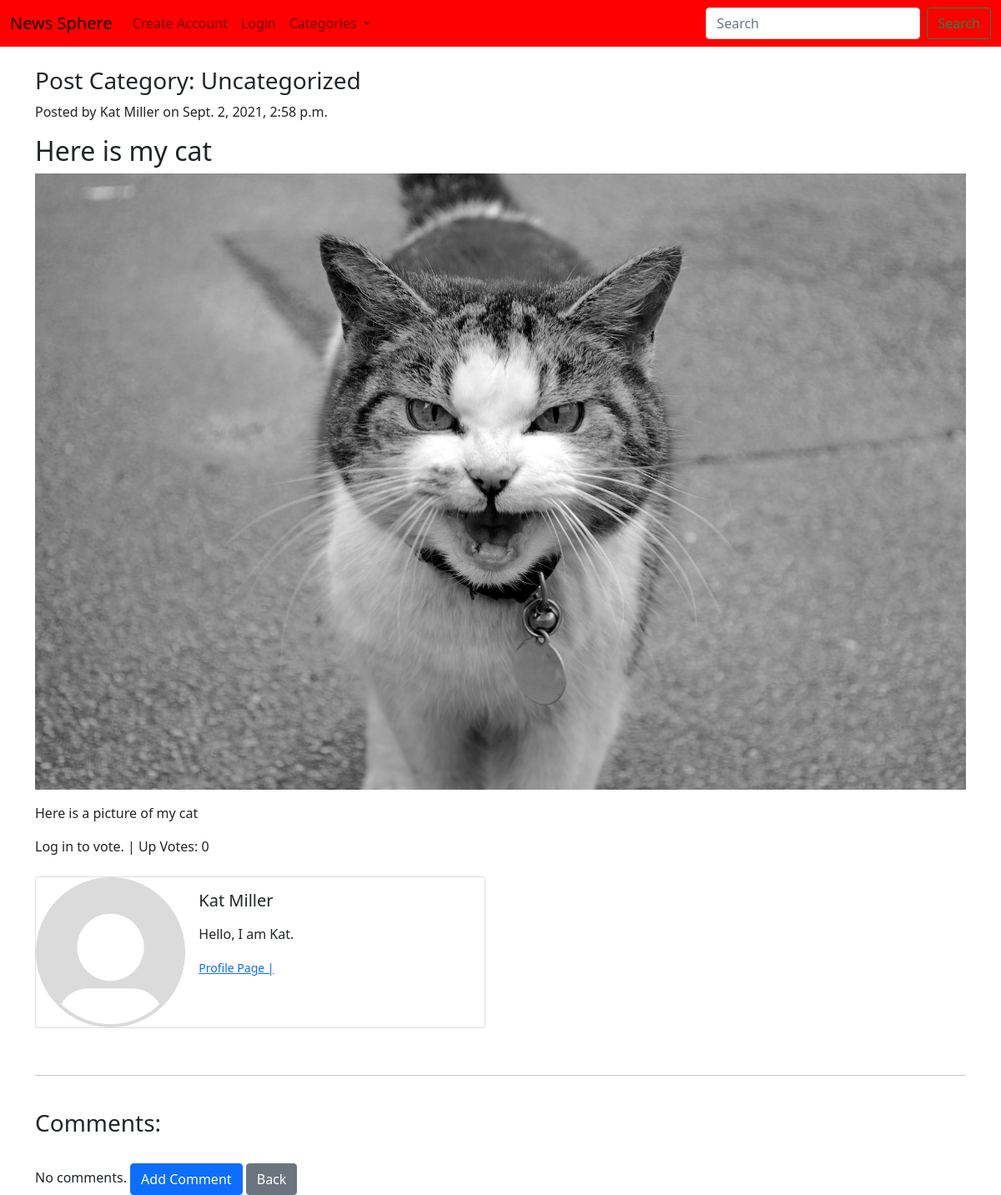
/posts/12/, run on an earlier commit of the app's database.
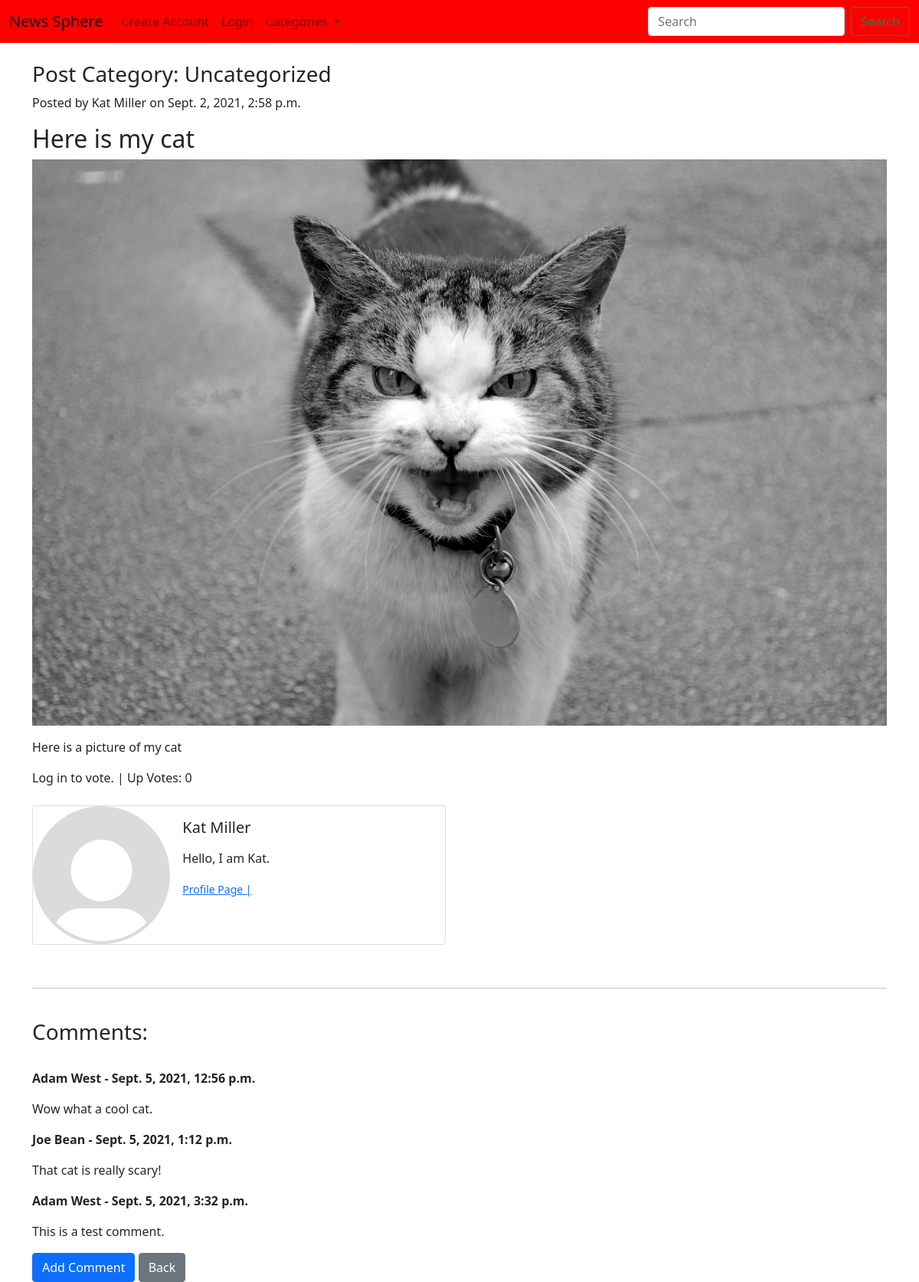
And on a later commit of the database.
### posts/models.py (models this page shows, shortened)
class Post(models.Model):
    category = models.ForeignKey(Category, on_delete=models.CASCADE, default=1)
    user = models.ForeignKey(User, on_delete=models.CASCADE)
    post_title = models.CharField(max_length=50)
    post_image = models.ImageField(null=True, blank=True, upload_to='uploads/images')
    post_description = RichTextField(blank=True, null=True, max_length=5000)
    pub_date = models.DateTimeField('date published', default=timezone.now)
    votes = models.ManyToManyField(User, related_name='news_posts')
    def total_votes(self):
        return self.votes.count()

class Category(models.Model):
    name = models.CharField(max_length=50)

class Profile(models.Model):
    user = models.OneToOneField(User, null=True, on_delete=models.CASCADE)
    bio = RichTextField(blank=True, null=True, max_length=5000)
    profile_pic = models.ImageField(null=True, blank=True, upload_to='uploads/profile')
    website_url = models.CharField(max_length=255, null=True, blank=True)
    facebook_url = models.CharField(max_length=255, null=True, blank=True)
    twitter_url = models.CharField(max_length=255, null=True, blank=True)
    instagram_url = models.CharField(max_length=255, null=True, blank=True)

class Comment(models.Model):
    user = models.ForeignKey(User, on_delete=models.CASCADE)
    post = models.ForeignKey(Post, related_name='comments', on_delete=models.CASCADE)
    comment_text = models.TextField(max_length=280)
    pub_date = models.DateTimeField('date published', default=timezone.now)
    votes = models.IntegerField(default=0)

### posts/views.py (the view)
# urls.py: path('<int:pk>/', views.PostPage.as_view(), name='post_page'),
class PostPage(generic.DetailView):
    model = Post
    template_name = 'posts/post_page.html'
    def get_context_data(self, **kwargs):
        cat_menu = Category.objects.all()
        context = super().get_context_data(**kwargs)
        context['cat_menu'] = cat_menu
        data = get_object_or_404(Post, id=self.kwargs['pk'])
        total_votes = data.total_votes()
        context['total_votes'] = total_votes
        upvoted = False
        if data.votes.filter(id=self.request.user.id).exists():
            upvoted = True
        context['upvoted'] = upvoted
        return context

### posts/templates/posts/post_page.html (shortened to what this page needs)
{% extends 'base.html' %}
{% load static %}
{% block content %}
{% if post %}
        <h3>Post Category: {{ post.category.name }}</h3>
        <p> Posted by {{ post.user.first_name }}
            {{ post.user.last_name }} on {{ post.pub_date}}
        </p>
        <h2>{{ post.post_title }}</h2>
        {% if post.post_image %}
            <img src="{{ post.post_image.url }}" class="img-fluid">
        {% endif %}
        <p> {{ post.post_description|safe }} </p>
        <form action="{% url 'posts:vote_post' post.pk %}" method="POST">
            {% if user.is_authenticated %}
                {% if upvoted %}
                <button type="submit", name="post_id", value="{{ post.id }}", class="btn btn-danger btn-sm">
                    Down Vote </button>
                {% else %}
                <button type="submit", name="post_id", value="{{ post.id }}", class="btn btn-primary btn-sm">
                    Up Vote </button>
                {% endif %}
            {% else %}
            Log in to vote.
            {% endif %}
            | Up Votes: {{ total_votes }}
        </form>
        <br>
        <div class="card mb-3" style="max-width: 540px;">
          <div class="row g-0">
            <div class="col-md-4">
                {% if post.user.profile.profile_pic %}
                    <img src="{{ post.user.profile.profile_pic.url }}" class="img-fluid rounded-start">
                {% else %}
                    <img src="{% static 'mysite/images/Default_pfp.jpg' %}" class="img-fluid rounded-start">
                {% endif %}
            </div>
            <div class="col-md-8">
              <div class="card-body">
                <h5 class="card-title">{{ post.user.first_name }} {{ post.user.last_name }}</h5>
                <p class="card-text"> {{ post.user.profile.bio|safe }} </p>
                <p class="card-text"><small class="text-muted">
                    <a href="{% url 'members:profile_page' post.user.profile.id %}"> Profile Page | </a>
                </small></p>
              </div>
            </div>
          </div>
        </div>
        <br>
        <hr>
        <br>
        <h3>Comments:</h3>
        <br>
        {% if not post.comments.all %}
            No comments.
        {% else %}
            {% for comment in post.comments.all  %}
                <strong>
                    <p>{{ comment.user.first_name }} {{ comment.user.last_name }} - {{ comment.pub_date }}</p>
                </strong>
                <p> {{ comment.comment_text }} </p>
            {% endfor %}
        {% endif %}
    <a href="{% url 'posts:add_comment' post.pk %}" class="btn btn-primary">Add Comment</a>
{% else %}
    <p> Post not found.</p>
{% endif %}
<a href="{% url 'posts:index' %}" class="btn btn-secondary">Back</a>
{% endblock %}

### posts/templates/base.html (shortened to what this page needs)
<!doctype html>
<html lang="en">
  <head>
    <link href="https://cdn.jsdelivr.net/npm/bootstrap@5.1.0/dist/css/bootstrap.min.css" rel="stylesheet">
  </head>
  <body>
  <nav class="navbar navbar-expand-lg navbar-light" style="background-color: #FF0000;">
  <div class="container-fluid">
    <a class="navbar-brand" href="{% url 'posts:index' %}">News Sphere</a>
    <div class="collapse navbar-collapse" id="navbarSupportedContent">
      <ul class="navbar-nav me-auto mb-2 mb-lg-0">
        {% if user.is_authenticated %}
          <li class="nav-item">
            <a class="nav-link" href="{% url 'posts:add_post' %}">Add Post</a>
          </li>
          <div class="dropdown">
            <button class="btn btn-secondary dropdown-toggle" type="button" id="dropdownMenuButton1" data-bs-toggle="dropdown" aria-expanded="false">
              Profile
            </button>
            <ul class="dropdown-menu" aria-labelledby="dropdownMenuButton1">
              <li><a class="dropdown-item" href="{% url 'members:edit_profile' %}">Edit Profile Settings</a></li>
              {% if user.profile.id %}
                <li><a class="dropdown-item"
                       href="{% url 'members:edit_profile_page' user.profile.id %}">Edit Profile Page</a></li>
              <li><a class="dropdown-item" href="{% url 'members:profile_page' user.profile.id %}">Profile Page</a></li>
              {% else %}
                  <li><a class="dropdown-item"
                       href="{% url 'members:create_profile_page' %}">Create Profile Page</a></li>
              {% endif %}
            </ul>
          </div>
          <li class="nav-item">
            <a class="nav-link" href="{% url 'logout' %}">Log Out</a>
          </li>
        {% else %}
          <li class="nav-item">
            <a class="nav-link" href="{% url 'members:register' %}">Create Account</a>
          </li>
          <li class="nav-item">
            <a class="nav-link" href="{% url 'login' %}">Login</a>
          </li>
        {% endif %}
        {% if cat_menu %}
         <li class="nav-item dropdown">
          <a class="nav-link dropdown-toggle" href="#" id="navbarDropdown" role="button" data-bs-toggle="dropdown" aria-expanded="false">
            Categories
          </a>
        </li>
        {% endif %}
      </ul>
      <form class="d-flex">
        <input class="form-control me-2" type="search" placeholder="Search" aria-label="Search">
        <button class="btn btn-outline-success" type="submit">Search</button>
      </form>
    </div>
  </div>
</nav>
    <br>
    <div class="container">
    {% block content %}
    {% endblock %}
      </div>
  </body>
</html>

What changed in the data, as far as the page shows it:
added Comment: user.first_name "Adam", user.last_name "West", pub_date "Sept. 5, 2021, 12:56 p.m.", comment_text "Wow what a cool cat."
added Comment: user.first_name "Joe", user.last_name "Bean", pub_date "Sept. 5, 2021, 1:12 p.m.", comment_text "That cat is really scary!"
added Comment: user.first_name "Adam", user.last_name "West", pub_date "Sept. 5, 2021, 3:32 p.m.", comment_text "This is a test comment."
Also different on the page:
text no longer shown: "No comments."
